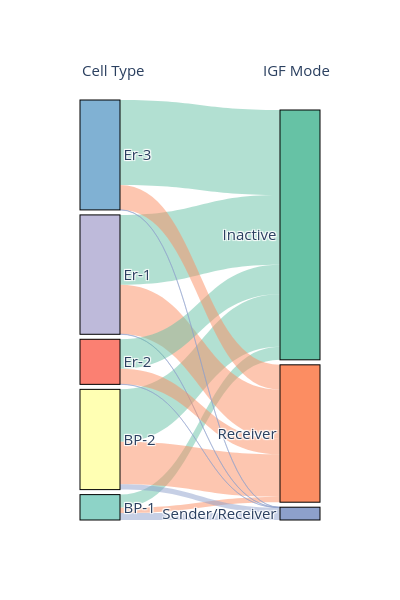

Notebook cell for this chart:
### Code cell
ri.pl.alluvial_onepath(adata, 'IGF', 'celltype', savefig=False, showfig=True)

### Figure 1 — Plotly figure (JSON) as saved in the notebook; plotly's stock layout.template omitted (floating-point values rounded to 4 significant figures)
{"data": [{"link": {"color": ["rgba(102.0, 194.0, 165.0, 0.5)", "rgba(252.0, 141.0, 98.0, 0.5)", "rgba(141.0, 160.0, 203.0, 0.5)", "rgba(102.0, 194.0, 165.0, 0.5)", "rgba(252.0, 141.0, 98.0, 0.5)", "rgba(141.0, 160.0, 203.0, 0.5)", "rgba(102.0, 194.0, 165.0, 0.5)", "rgba(252.0, 141.0, 98.0, 0.5)", "rgba(141.0, 160.0, 203.0, 0.5)", "rgba(102.0, 194.0, 165.0, 0.5)", "rgba(252.0, 141.0, 98.0, 0.5)", "rgba(141.0, 160.0, 203.0, 0.5)", "rgba(102.0, 194.0, 165.0, 0.5)", "rgba(252.0, 141.0, 98.0, 0.5)", "rgba(141.0, 160.0, 203.0, 0.5)"], "source": [0, 0, 0, 1, 1, 1, 2, 2, 2, 3, 3, 3, 4, 4, 4], "target": [5, 6, 7, 5, 6, 7, 5, 6, 7, 5, 6, 7, 5, 6, 7], "value": [323, 130, 170, 1284, 1045, 131, 1713, 1210, 6, 726, 377, 3, 2084, 609, 4]}, "node": {"color": ["rgb(141.0, 211.0, 199.0)", "rgb(255.0, 255.0, 179.0)", "rgb(190.0, 186.0, 218.0)", "rgb(251.0, 128.0, 114.0)", "rgb(128.0, 177.0, 211.0)", "rgb(102.0, 194.0, 165.0)", "rgb(252.0, 141.0, 98.0)", "rgb(141.0, 160.0, 203.0)"], "label": ["BP-1", "BP-2", "Er-1", "Er-2", "Er-3", "Inactive", "Receiver", "Sender/Receiver"], "line": {"color": "black", "width": 1}, "pad": 5, "thickness": 40}, "type": "sankey"}], "layout": {"annotations": [{"align": "center", "showarrow": false, "text": "Cell Type", "x": 0, "xref": "paper", "y": 1.1, "yref": "paper"}, {"align": "center", "showarrow": false, "text": "IGF Mode", "x": 1.05, "xref": "paper", "y": 1.1, "yref": "paper"}], "autosize": false, "font": {"size": 15}, "height": 600, "width": 400}}
